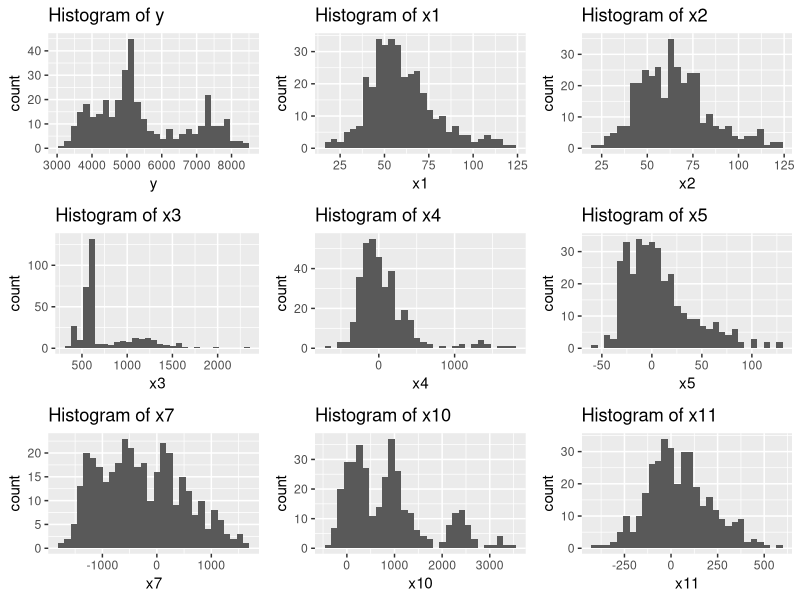
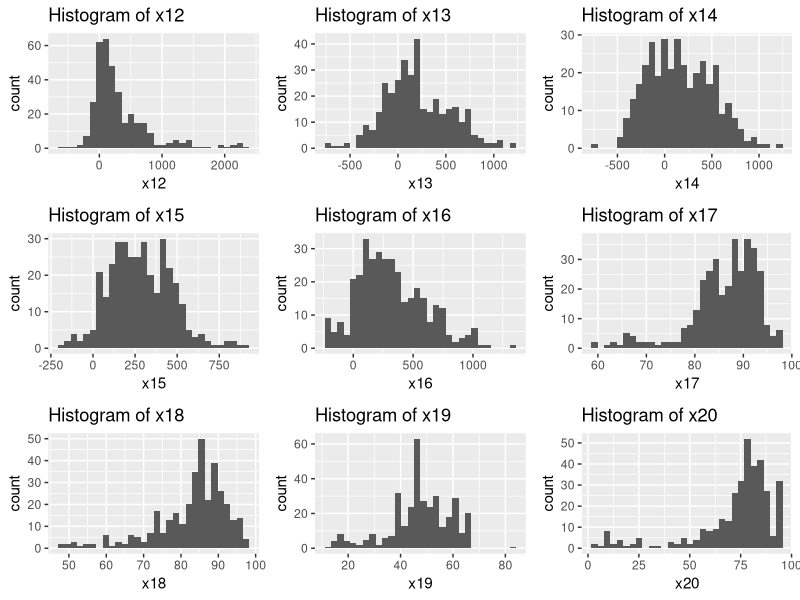
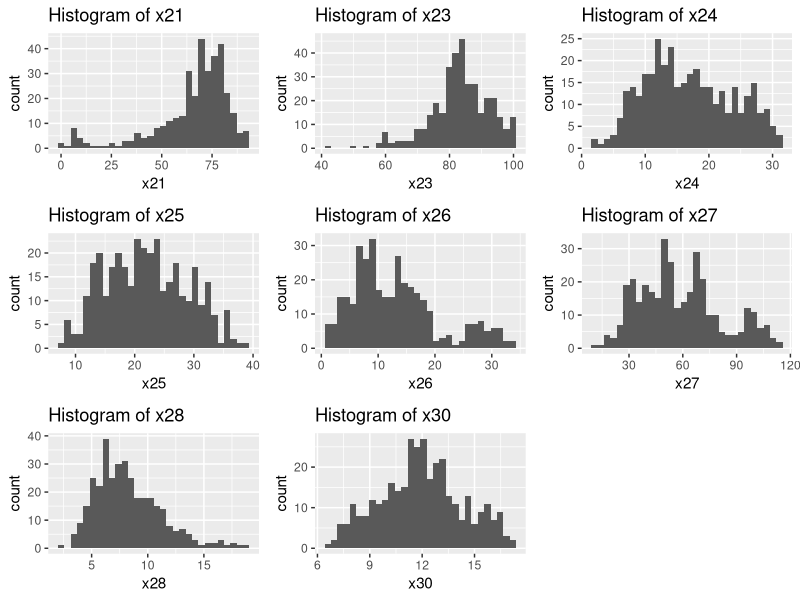
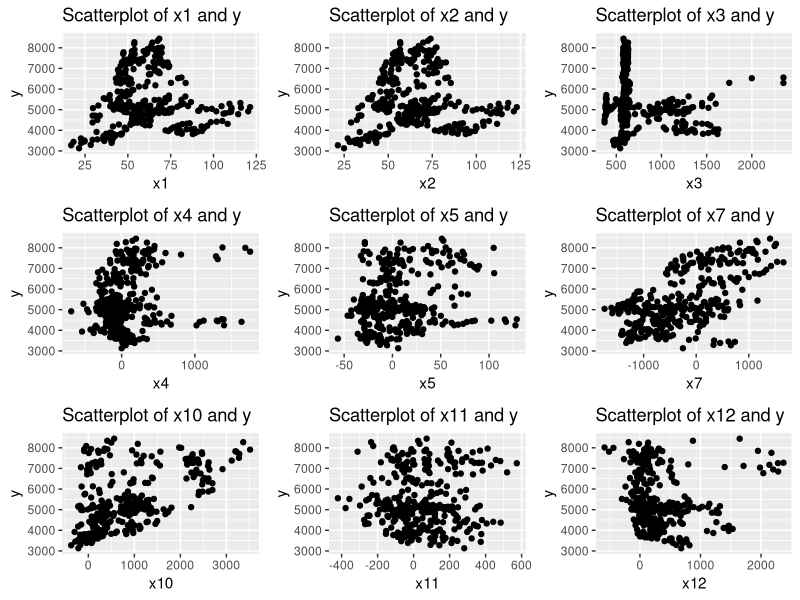
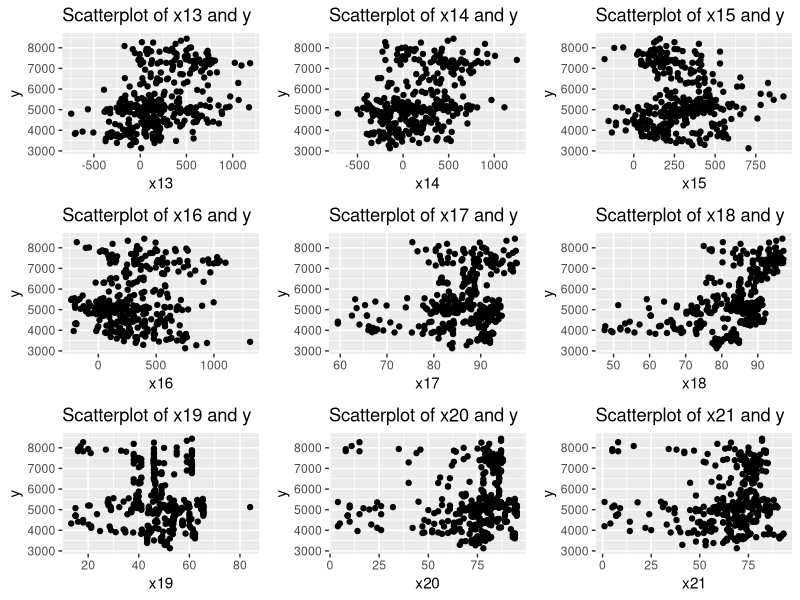
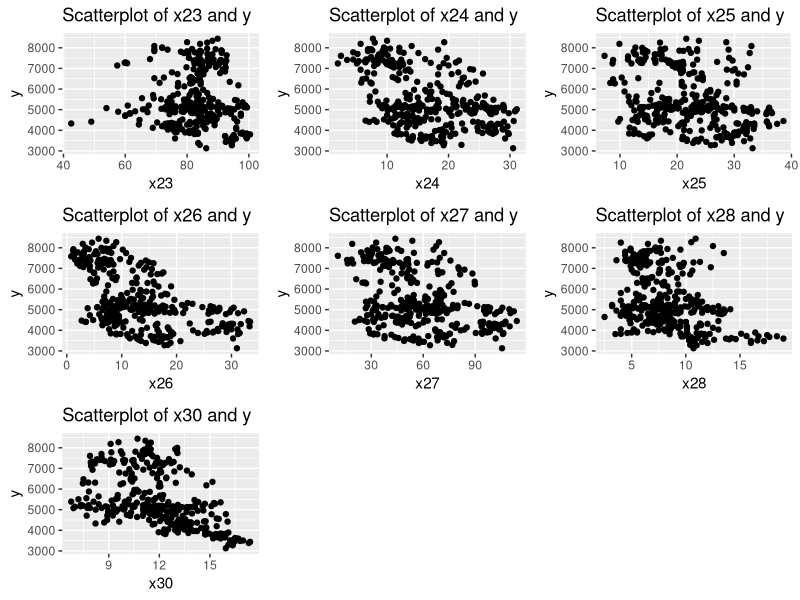
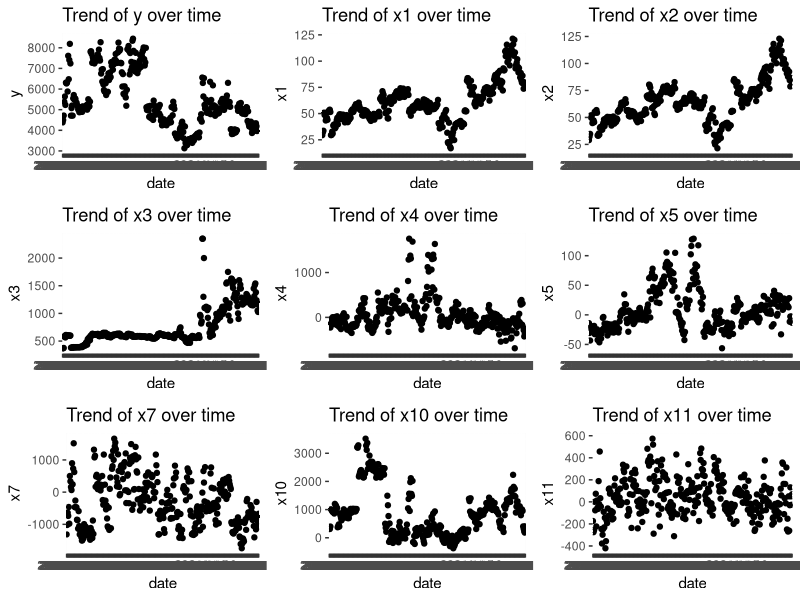
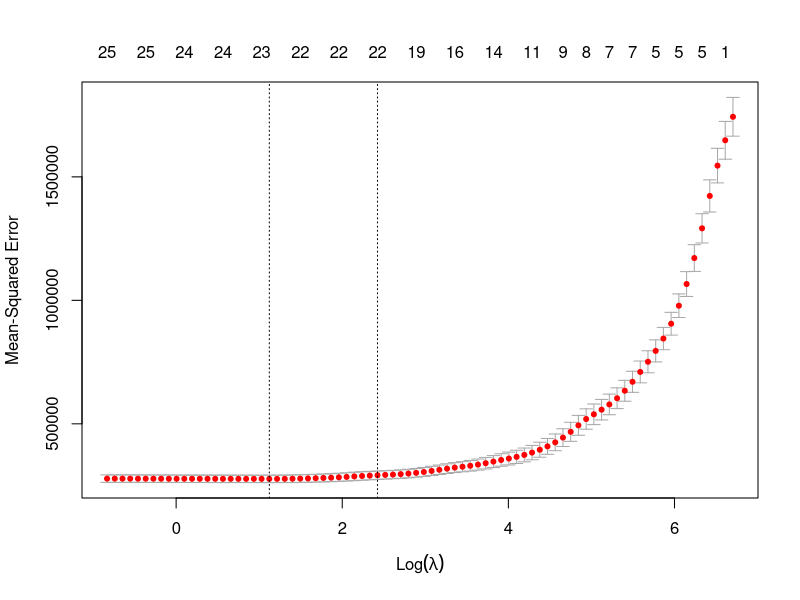

The R source for these figures, in order:
## ---- chunk 1
library(ggplot2)
library(gridExtra)
library(glmnet)
## ---- chunk 2
# getwd()
#setwd('DATA 583/583-project')

# Load the data from the CSV file
data <- read.csv("data_whole.csv", header = TRUE, check.names = FALSE)
dim(data) # 2857, 33

## data cleaning
# remove y2, x6, x8, x9, x22, x29 because of missing values for some rows
data <- data[, -c(3, 9, 11, 12, 25, 32)]

# remove rows with missing values, obtain only weekly data, rather than daily
data <- na.omit(data)
dim(data) # 352, 27

# renme y1 to y
names(data)[2] <- "y"

#remove date
data_no_date <- data[, -1]

head(data)
## ---- chunk 3
# The structure of the data,
# including the number of variables, their types, and the first few observations.
str(data)
## ---- chunk 4
summary(data)
## ---- chunk 5
# Create a histograms of the variables
hist_y <- ggplot(data, aes(x = y)) + geom_histogram() + labs(title = "Histogram of y")
hist_x1 <- ggplot(data, aes(x = x1)) + geom_histogram() + labs(title = "Histogram of x1")
hist_x2 <- ggplot(data, aes(x = x2)) + geom_histogram() + labs(title = "Histogram of x2")
hist_x3 <- ggplot(data, aes(x = x3)) + geom_histogram() + labs(title = "Histogram of x3")
hist_x4 <- ggplot(data, aes(x = x4)) + geom_histogram() + labs(title = "Histogram of x4")
hist_x5 <- ggplot(data, aes(x = x5)) + geom_histogram() + labs(title = "Histogram of x5")
hist_x7 <- ggplot(data, aes(x = x7)) + geom_histogram() + labs(title = "Histogram of x7")
hist_x10 <- ggplot(data, aes(x = x10)) + geom_histogram() + labs(title = "Histogram of x10")
hist_x11 <- ggplot(data, aes(x = x11)) + geom_histogram() + labs(title = "Histogram of x11")

grid.arrange(hist_y, hist_x1, hist_x2, hist_x3, hist_x4,
             hist_x5, hist_x7, hist_x10, hist_x11, ncol = 3)

## ---- chunk 6

## ---- chunk 7
# Create a histogram of the response variable x12, x13, x14, x15, x16, x17, x18, x19, x20
hist_x12 <- ggplot(data, aes(x = x12)) + geom_histogram() + labs(title = "Histogram of x12")
hist_x13 <- ggplot(data, aes(x = x13)) + geom_histogram() + labs(title = "Histogram of x13")
hist_x14 <- ggplot(data, aes(x = x14)) + geom_histogram() + labs(title = "Histogram of x14")
hist_x15 <- ggplot(data, aes(x = x15)) + geom_histogram() + labs(title = "Histogram of x15")
hist_x16 <- ggplot(data, aes(x = x16)) + geom_histogram() + labs(title = "Histogram of x16")
hist_x17 <- ggplot(data, aes(x = x17)) + geom_histogram() + labs(title = "Histogram of x17")
hist_x18 <- ggplot(data, aes(x = x18)) + geom_histogram() + labs(title = "Histogram of x18")
hist_x19 <- ggplot(data, aes(x = x19)) + geom_histogram() + labs(title = "Histogram of x19")
hist_x20 <- ggplot(data, aes(x = x20)) + geom_histogram() + labs(title = "Histogram of x20")

grid.arrange(hist_x12, hist_x13, hist_x14, hist_x15, hist_x16,
             hist_x17, hist_x18, hist_x19, hist_x20,
             nrow = 3, ncol = 3)
## ---- chunk 8

## ---- chunk 9
# Create a histogram of the response variable x21, x23, x24, x25, x26, x27, x28, x30
hist_x21 <- ggplot(data, aes(x = x21)) + geom_histogram() + labs(title = "Histogram of x21")
hist_x23 <- ggplot(data, aes(x = x23)) + geom_histogram() + labs(title = "Histogram of x23")
hist_x24 <- ggplot(data, aes(x = x24)) + geom_histogram() + labs(title = "Histogram of x24")
hist_x25 <- ggplot(data, aes(x = x25)) + geom_histogram() + labs(title = "Histogram of x25")
hist_x26 <- ggplot(data, aes(x = x26)) + geom_histogram() + labs(title = "Histogram of x26")
hist_x27 <- ggplot(data, aes(x = x27)) + geom_histogram() + labs(title = "Histogram of x27")
hist_x28 <- ggplot(data, aes(x = x28)) + geom_histogram() + labs(title = "Histogram of x28")
hist_x30 <- ggplot(data, aes(x = x30)) + geom_histogram() + labs(title = "Histogram of x30")

grid.arrange(hist_x21, hist_x23, hist_x24, hist_x25, hist_x26,
             hist_x27, hist_x28, hist_x30,
             nrow = 3, ncol = 3)
## ---- chunk 10
# create scatterplots of the variables x1, x2, x3, x4, x5, x7, x10, x11, x12
scatter_x1 <- ggplot(data = data, aes(x = x1, y = y)) + geom_point() + labs(title = "Scatterplot of x1 and y")
scatter_x2 <- ggplot(data = data, aes(x = x2, y = y)) + geom_point() + labs(title = "Scatterplot of x2 and y")
scatter_x3 <- ggplot(data = data, aes(x = x3, y = y)) + geom_point() + labs(title = "Scatterplot of x3 and y")
scatter_x4 <- ggplot(data = data, aes(x = x4, y = y)) + geom_point() + labs(title = "Scatterplot of x4 and y")
scatter_x5 <- ggplot(data = data, aes(x = x5, y = y)) + geom_point() + labs(title = "Scatterplot of x5 and y")
scatter_x7 <- ggplot(data = data, aes(x = x7, y = y)) + geom_point() + labs(title = "Scatterplot of x7 and y")
scatter_x10 <- ggplot(data = data, aes(x = x10, y = y)) + geom_point() + labs(title = "Scatterplot of x10 and y")
scatter_x11 <- ggplot(data = data, aes(x = x11, y = y)) + geom_point() + labs(title = "Scatterplot of x11 and y")
scatter_x12 <- ggplot(data = data, aes(x = x12, y = y)) + geom_point() + labs(title = "Scatterplot of x12 and y")

grid.arrange(scatter_x1, scatter_x2, scatter_x3, scatter_x4, scatter_x5,
          scatter_x7, scatter_x10, scatter_x11, scatter_x12, ncol = 3, nrow = 3)
## ---- chunk 11
# create scatterplots of the variables x13, x14, x15, x16, x17, x18, x19, x20, x21
scatter_x13 <- ggplot(data = data, aes(x = x13, y = y)) + geom_point() + labs(title = "Scatterplot of x13 and y")
scatter_x14 <- ggplot(data = data, aes(x = x14, y = y)) + geom_point() + labs(title = "Scatterplot of x14 and y")
scatter_x15 <- ggplot(data = data, aes(x = x15, y = y)) + geom_point() + labs(title = "Scatterplot of x15 and y")
scatter_x16 <- ggplot(data = data, aes(x = x16, y = y)) + geom_point() + labs(title = "Scatterplot of x16 and y")
scatter_x17 <- ggplot(data = data, aes(x = x17, y = y)) + geom_point() + labs(title = "Scatterplot of x17 and y")
scatter_x18 <- ggplot(data = data, aes(x = x18, y = y)) + geom_point() + labs(title = "Scatterplot of x18 and y")
scatter_x19 <- ggplot(data = data, aes(x = x19, y = y)) + geom_point() + labs(title = "Scatterplot of x19 and y")
scatter_x20 <- ggplot(data = data, aes(x = x20, y = y)) + geom_point() + labs(title = "Scatterplot of x20 and y")
scatter_x21 <- ggplot(data = data, aes(x = x21, y = y)) + geom_point() + labs(title = "Scatterplot of x21 and y")

grid.arrange(scatter_x13, scatter_x14, scatter_x15, scatter_x16, scatter_x17,
          scatter_x18, scatter_x19, scatter_x20, scatter_x21, ncol = 3, nrow = 3)
## ---- chunk 12
# create scatterplots of the variables x23, x24, x25, x26, x27, x28, x30
scatter_x23 <- ggplot(data = data, aes(x = x23, y = y)) + geom_point() + labs(title = "Scatterplot of x23 and y")
scatter_x24 <- ggplot(data = data, aes(x = x24, y = y)) + geom_point() + labs(title = "Scatterplot of x24 and y")
scatter_x25 <- ggplot(data = data, aes(x = x25, y = y)) + geom_point() + labs(title = "Scatterplot of x25 and y")
scatter_x26 <- ggplot(data = data, aes(x = x26, y = y)) + geom_point() + labs(title = "Scatterplot of x26 and y")
scatter_x27 <- ggplot(data = data, aes(x = x27, y = y)) + geom_point() + labs(title = "Scatterplot of x27 and y")
scatter_x28 <- ggplot(data = data, aes(x = x28, y = y)) + geom_point() + labs(title = "Scatterplot of x28 and y")
scatter_x30 <- ggplot(data = data, aes(x = x30, y = y)) + geom_point() + labs(title = "Scatterplot of x30 and y")

grid.arrange(scatter_x23, scatter_x24, scatter_x25, scatter_x26, scatter_x27,
          scatter_x28, scatter_x30, ncol = 3, nrow = 3)
## ---- chunk 13
# plot the variables versus date
trend_y <- ggplot(data = data, aes(x = date, y = y)) + geom_point() + labs(title = "Trend of y over time")
trend_x1 <- ggplot(data = data, aes(x = date, y = x1)) + geom_point() + labs(title = "Trend of x1 over time")
trend_x2 <- ggplot(data = data, aes(x = date, y = x2)) + geom_point() + labs(title = "Trend of x2 over time")
trend_x3 <- ggplot(data = data, aes(x = date, y = x3)) + geom_point() + labs(title = "Trend of x3 over time")
trend_x4 <- ggplot(data = data, aes(x = date, y = x4)) + geom_point() + labs(title = "Trend of x4 over time")
trend_x5 <- ggplot(data = data, aes(x = date, y = x5)) + geom_point() + labs(title = "Trend of x5 over time")
trend_x7 <- ggplot(data = data, aes(x = date, y = x7)) + geom_point() + labs(title = "Trend of x7 over time")
trend_x10 <- ggplot(data = data, aes(x = date, y = x10)) + geom_point() + labs(title = "Trend of x10 over time")
trend_x11 <- ggplot(data = data, aes(x = date, y = x11)) + geom_point() + labs(title = "Trend of x11 over time")

grid.arrange(trend_y, trend_x1, trend_x2, trend_x3, trend_x4, trend_x5,
          trend_x7, trend_x10, trend_x11, ncol = 3, nrow = 3)
## ---- chunk 14
## applications of statistical analysis techniques
## fitting models

# fit a linear regression model
model_ls <- lm(y ~ ., data = data_no_date)
summary(model_ls)
## ---- chunk 15
# fit a stepwise regression model
model_step <- step(model_ls, direction = "both")
summary(model_step)
## ---- chunk 16
# fit a lasso regression model
model_lasso <- cv.glmnet(x = as.matrix(data_no_date[, -1]), y = data_no_date[, 1], alpha = 1)
model_lasso

# plot the lasso regression model
plot(model_lasso)
## ---- chunk 17

## ---- chunk 18

